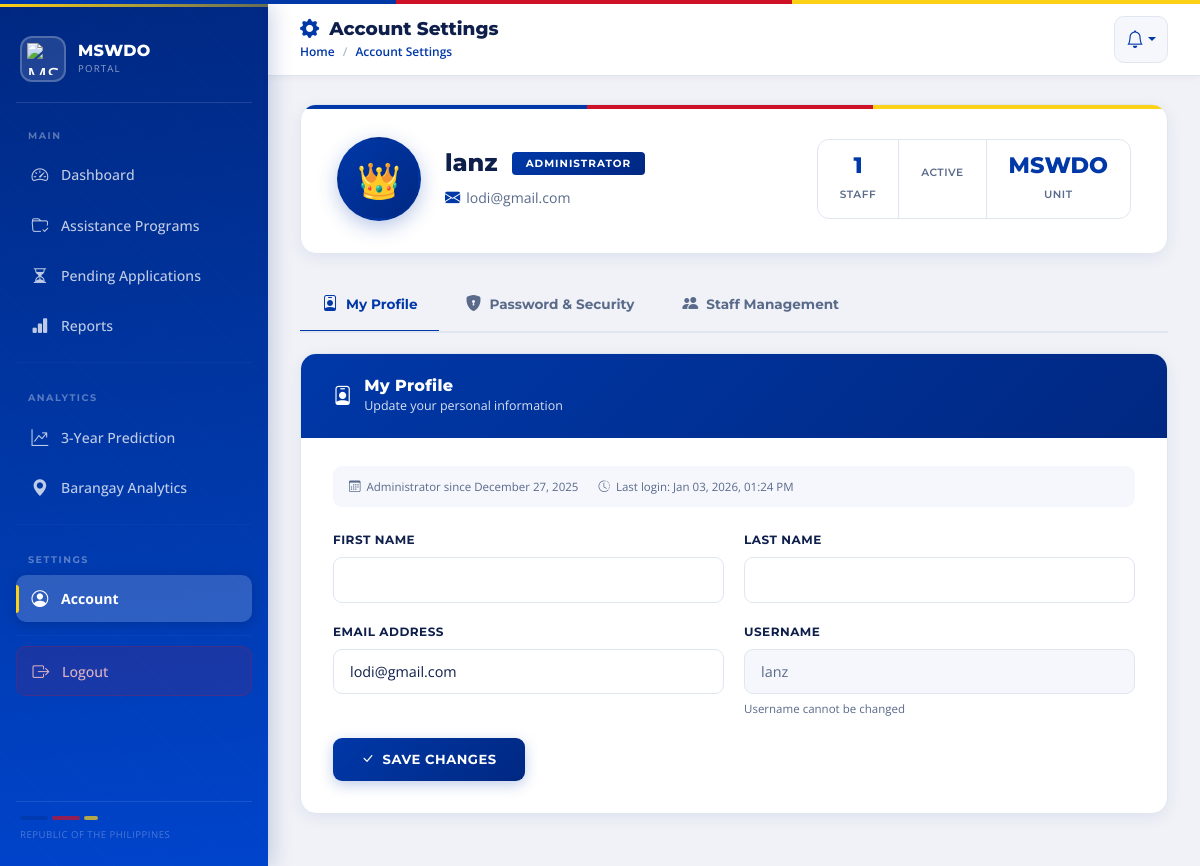
/admin_account/ (signed in), run on an earlier commit of the app's database.
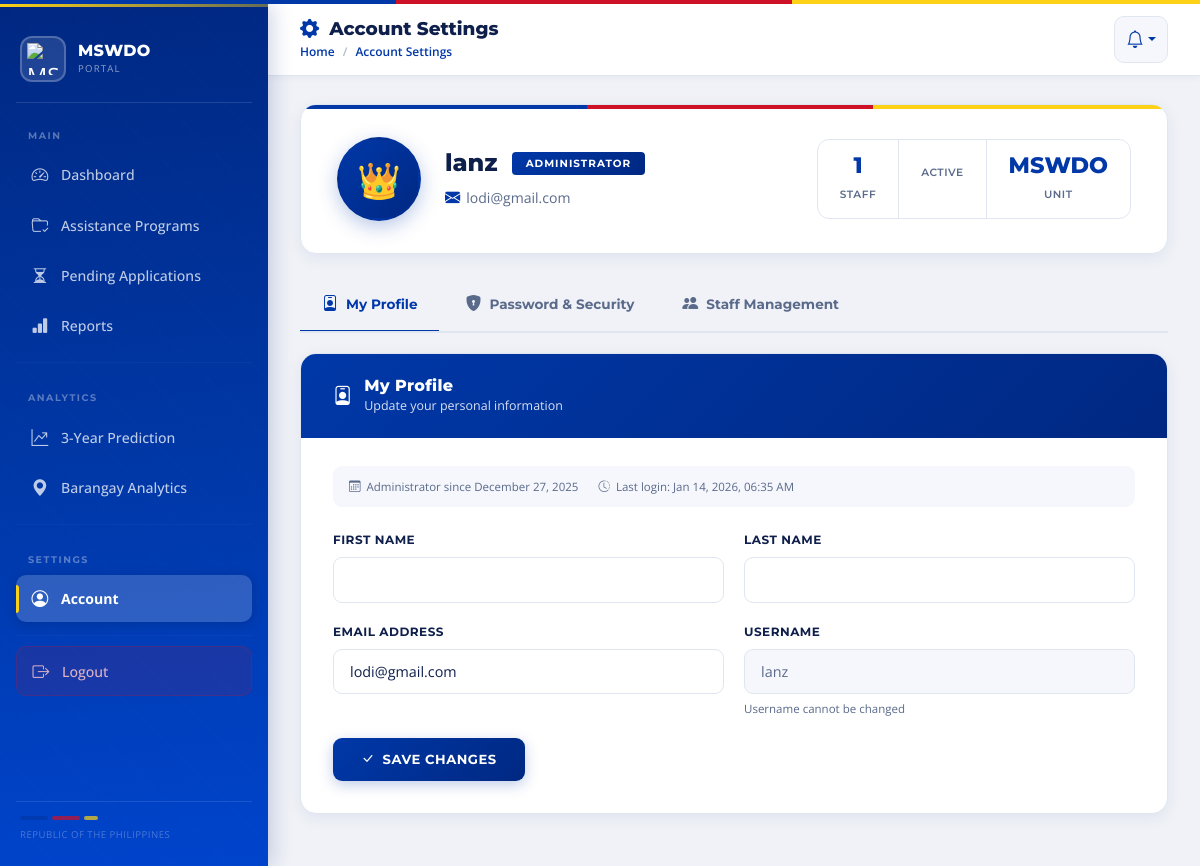
And on a later commit of the database.
### core/models.py (models this page shows)
class User(AbstractUser):
    ROLES = (
        ('admin', 'Admin'),
        ('staff', 'Staff'),
    )
    role = models.CharField(max_length=20, choices=ROLES, default='staff')
    is_verified = models.BooleanField(default=False)
    last_login_time = models.DateTimeField(null=True, blank=True)

### core/views.py (the view)
# urls.py: path('admin_account/', views.admin_account, name='admin_account'),
@login_required
def admin_account(request):
    if getattr(request.user, 'role', None) != 'admin' and not request.user.is_superuser:
        return redirect('dashboard')
    staff_members = User.objects.filter(role='staff')
    return render(request, 'admin_account.html', {
        'admin': request.user,       # 👈 needed by your template
        'staffs': staff_members,     # 👈 rename to match template
    })

### core/context_processors.py (called while the page is built)
def notifications_processor(request):
    if request.user.is_authenticated:
        user_role = getattr(request.user, "role", None)
        if user_role in ["staff", "admin"] or request.user.is_superuser:
            notifications_all = Notification.objects.filter(
                recipient=request.user
            ).order_by('-created_at')
            unread_notifications_count = notifications_all.filter(is_read=False).count()
            notifications = notifications_all[:10]
        else:
            notifications = []
            unread_notifications_count = 0
    else:
        notifications = []
        unread_notifications_count = 0
    return {
        'notifications': notifications,
        'unread_notifications_count': unread_notifications_count,
    }

### core/templates/admin_account.html (shortened to what this page needs)
{% extends "base.html" %}
{% block page_icon %}gear-fill{% endblock %}
{% block page_title %}Account Settings{% endblock %}
{% block breadcrumb %}Account Settings{% endblock %}
{% block content %}
<div class="admin-info-card">
  <div class="admin-info-content">
    <div class="admin-avatar">👑</div>
    <div class="admin-details-left">
      <div class="admin-name-row">
        <h2 class="admin-name">{{ admin.get_full_name|default:admin.username }}</h2>
        <span class="admin-role-badge">Administrator</span>
      </div>
      <div class="admin-meta">
        <i class="bi bi-envelope-fill"></i>
        {{ admin.email }}
      </div>
    </div>
    <div class="admin-stats">
      <div class="admin-stat">
        <span class="admin-stat-num">{{ staffs|length }}</span>
        <span class="admin-stat-label">Staff</span>
      </div>
      <div class="admin-stat">
        <span class="admin-stat-label">Active</span>
      </div>
      <div class="admin-stat">
        <span class="admin-stat-num">MSWDO</span>
        <span class="admin-stat-label">Unit</span>
      </div>
    </div>
  </div>
</div>
<div class="settings-tabs-nav">
  <button type="button" class="settings-tab-btn active" data-tab="profile">
    <i class="bi bi-person-badge"></i> My Profile
  </button>
  <button type="button" class="settings-tab-btn" data-tab="security">
    <i class="bi bi-shield-lock-fill"></i> Password &amp; Security
  </button>
  <button type="button" class="settings-tab-btn" data-tab="staff">
    <i class="bi bi-people-fill"></i> Staff Management
  </button>
</div>
<div class="settings-tab-panel active" id="tab-profile">
  <div class="settings-card">
    <div class="settings-card-header">
      <i class="bi bi-person-badge" style="font-size:1.2rem;"></i>
      <div>
        <h4>My Profile</h4>
        <p>Update your personal information</p>
      </div>
    </div>
    <div class="settings-card-body">
      <div class="settings-meta-row">
        <span class="settings-input-hint"><i class="bi bi-calendar3"></i> Administrator since {{ admin.date_joined|date:"F d, Y" }}</span>
        <span class="settings-input-hint"><i class="bi bi-clock-history"></i> Last login: {% if admin.last_login %}{{ admin.last_login|date:"M d, Y, h:i A" }}{% else %}—{% endif %}</span>
      </div>
      <form method="post" action="{% url 'admin_update_profile' %}">
        <div class="settings-form-row">
          <div class="settings-form-group">
            <label class="settings-label" for="id_first_name">First Name</label>
            <input type="text" id="id_first_name" name="first_name" class="settings-input" value="{{ admin.first_name }}" required>
          </div>
          <div class="settings-form-group">
            <label class="settings-label" for="id_last_name">Last Name</label>
            <input type="text" id="id_last_name" name="last_name" class="settings-input" value="{{ admin.last_name }}" required>
          </div>
        </div>
        <div class="settings-form-row">
          <div class="settings-form-group">
            <label class="settings-label" for="id_email">Email Address</label>
            <input type="email" id="id_email" name="email" class="settings-input" value="{{ admin.email }}" required>
          </div>
          <div class="settings-form-group">
            <label class="settings-label" for="id_username">Username</label>
            <input type="text" id="id_username" class="settings-input" value="{{ admin.username }}" disabled>
            <div class="settings-input-hint">Username cannot be changed</div>
          </div>
        </div>
        <button type="submit" class="btn-save-settings">
          <i class="bi bi-check-lg"></i> Save Changes
        </button>
      </form>
    </div>
  </div>
</div>
{% endblock %}

What changed in the data, as far as the page shows it:
changed User "lanz": last_login "Jan 03, 2026, 01:24 PM" → "Jan 14, 2026, 06:35 AM"
